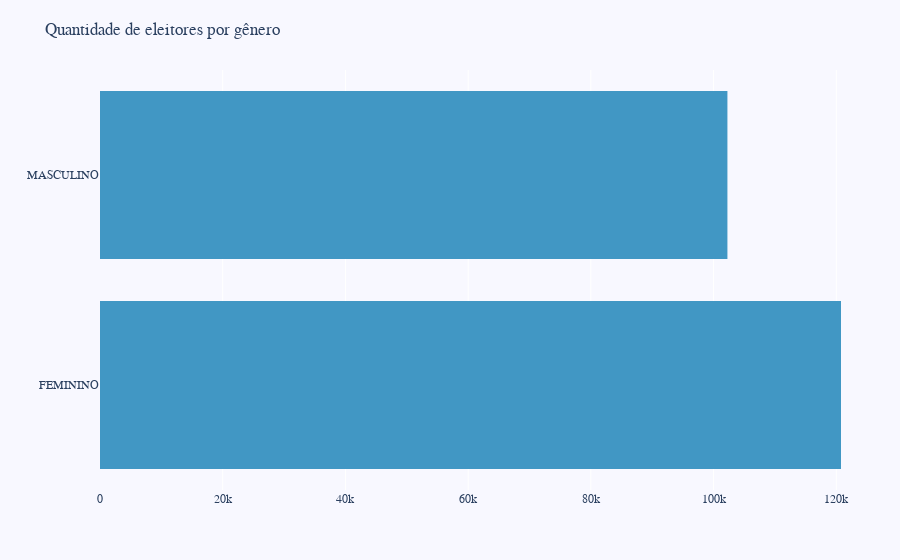

The code cell stored with this chart in its notebook:
### Code cell
graficoGenero(generoGeral(sjc)).show()

### Figure 1 — Plotly figure (JSON) as saved in the notebook; plotly's stock layout.template omitted (floating-point values rounded to 4 significant figures)
{"data": [{"marker": {"color": "#4197c4", "line": {"color": "rgba(0, 0, 0, 0)", "width": 1}}, "name": "Gênero dos Eleitores", "orientation": "h", "type": "bar", "x": [120765, 102255], "y": ["FEMININO", "MASCULINO"]}], "layout": {"font": {"family": "Hind", "size": 12}, "margin": {"b": 70, "l": 100, "r": 20, "t": 70}, "paper_bgcolor": "rgb(248, 248, 255)", "plot_bgcolor": "rgb(248, 248, 255)", "title": {"text": "Quantidade de eleitores por gênero"}, "xaxis": {"showgrid": true, "showline": false, "showticklabels": true, "zeroline": false}, "yaxis": {"showgrid": false, "showline": false, "showticklabels": true}}}
